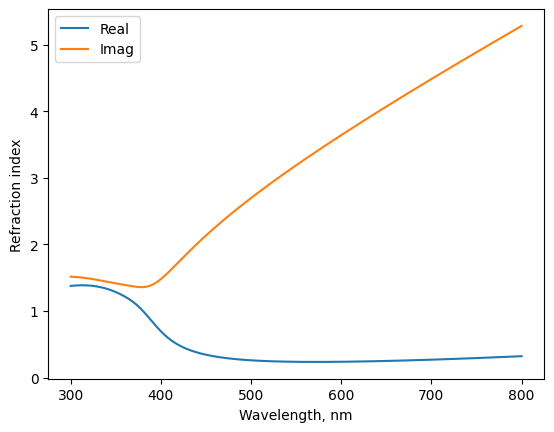

Generate this figure with Python:
from mstm_studio.alloy_AuAg import AlloyAuAg

au1ag2 = AlloyAuAg(x_Au=1./3)
fig, axs = au1ag2.plot()
fig.savefig('mat_au1ag2.png', bbox_inches='tight')
